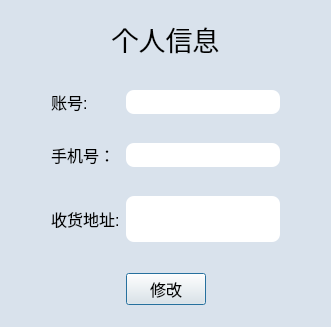
<?xml version="1.0" encoding="UTF-8"?>
<ui version="4.0">
 <class>myProfileDialog</class>
 <widget class="QDialog" name="myProfileDialog">
  <property name="geometry">
   <rect>
    <x>0</x>
    <y>0</y>
    <width>331</width>
    <height>327</height>
   </rect>
  </property>
  <property name="minimumSize">
   <size>
    <width>331</width>
    <height>327</height>
   </size>
  </property>
  <property name="maximumSize">
   <size>
    <width>331</width>
    <height>327</height>
   </size>
  </property>
  <property name="font">
   <font>
    <pointsize>15</pointsize>
   </font>
  </property>
  <property name="windowTitle">
   <string>Dialog</string>
  </property>
  <property name="styleSheet">
   <string notr="true">QLineEdit{
border-radius:8px;
}
QDialog{
	background-color: rgb(217, 226, 236);
}</string>
  </property>
  <layout class="QVBoxLayout" name="verticalLayout_2">
   <item>
    <spacer name="verticalSpacer">
     <property name="orientation">
      <enum>Qt::Vertical</enum>
     </property>
     <property name="sizeHint" stdset="0">
      <size>
       <width>20</width>
       <height>30</height>
      </size>
     </property>
    </spacer>
   </item>
   <item>
    <layout class="QHBoxLayout" name="horizontalLayout">
     <property name="topMargin">
      <number>5</number>
     </property>
     <property name="bottomMargin">
      <number>25</number>
     </property>
     <item>
      <spacer name="horizontalSpacer">
       <property name="orientation">
        <enum>Qt::Horizontal</enum>
       </property>
       <property name="sizeHint" stdset="0">
        <size>
         <width>40</width>
         <height>20</height>
        </size>
       </property>
      </spacer>
     </item>
     <item>
      <layout class="QVBoxLayout" name="verticalLayout">
       <item>
        <widget class="QLabel" name="label">
         <property name="font">
          <font>
           <pointsize>20</pointsize>
          </font>
         </property>
         <property name="text">
          <string>个人信息</string>
         </property>
         <property name="alignment">
          <set>Qt::AlignCenter</set>
         </property>
         <property name="margin">
          <number>-1</number>
         </property>
         <property name="indent">
          <number>-1</number>
         </property>
        </widget>
       </item>
       <item>
        <layout class="QGridLayout" name="gridLayout">
         <property name="leftMargin">
          <number>20</number>
         </property>
         <property name="topMargin">
          <number>25</number>
         </property>
         <property name="rightMargin">
          <number>20</number>
         </property>
         <property name="verticalSpacing">
          <number>29</number>
         </property>
         <item row="1" column="1">
          <widget class="QLineEdit" name="phoneEdit">
           <property name="enabled">
            <bool>false</bool>
           </property>
           <property name="sizePolicy">
            <sizepolicy hsizetype="Expanding" vsizetype="Expanding">
             <horstretch>0</horstretch>
             <verstretch>0</verstretch>
            </sizepolicy>
           </property>
           <property name="minimumSize">
            <size>
             <width>0</width>
             <height>20</height>
            </size>
           </property>
           <property name="maxLength">
            <number>11</number>
           </property>
          </widget>
         </item>
         <item row="1" column="0">
          <widget class="QLabel" name="label_3">
           <property name="font">
            <font>
             <pointsize>12</pointsize>
            </font>
           </property>
           <property name="text">
            <string>手机号：</string>
           </property>
          </widget>
         </item>
         <item row="0" column="0">
          <widget class="QLabel" name="label_2">
           <property name="font">
            <font>
             <pointsize>12</pointsize>
            </font>
           </property>
           <property name="text">
            <string>账号:</string>
           </property>
          </widget>
         </item>
         <item row="2" column="1">
          <widget class="QLineEdit" name="addressEdit">
           <property name="enabled">
            <bool>false</bool>
           </property>
           <property name="sizePolicy">
            <sizepolicy hsizetype="Expanding" vsizetype="Expanding">
             <horstretch>0</horstretch>
             <verstretch>0</verstretch>
            </sizepolicy>
           </property>
           <property name="minimumSize">
            <size>
             <width>0</width>
             <height>46</height>
            </size>
           </property>
           <property name="maxLength">
            <number>20</number>
           </property>
          </widget>
         </item>
         <item row="2" column="0">
          <widget class="QLabel" name="label_4">
           <property name="font">
            <font>
             <pointsize>12</pointsize>
            </font>
           </property>
           <property name="text">
            <string>收货地址:</string>
           </property>
          </widget>
         </item>
         <item row="0" column="1">
          <widget class="QLineEdit" name="usernameEdit">
           <property name="enabled">
            <bool>false</bool>
           </property>
           <property name="minimumSize">
            <size>
             <width>150</width>
             <height>20</height>
            </size>
           </property>
          </widget>
         </item>
        </layout>
       </item>
      </layout>
     </item>
     <item>
      <spacer name="horizontalSpacer_2">
       <property name="orientation">
        <enum>Qt::Horizontal</enum>
       </property>
       <property name="sizeHint" stdset="0">
        <size>
         <width>40</width>
         <height>20</height>
        </size>
       </property>
      </spacer>
     </item>
    </layout>
   </item>
   <item>
    <layout class="QHBoxLayout" name="horizontalLayout_2">
     <item>
      <spacer name="horizontalSpacer_3">
       <property name="orientation">
        <enum>Qt::Horizontal</enum>
       </property>
       <property name="sizeHint" stdset="0">
        <size>
         <width>40</width>
         <height>20</height>
        </size>
       </property>
      </spacer>
     </item>
     <item>
      <widget class="QPushButton" name="changeButton">
       <property name="font">
        <font>
         <pointsize>12</pointsize>
        </font>
       </property>
       <property name="text">
        <string>修改</string>
       </property>
      </widget>
     </item>
     <item>
      <spacer name="horizontalSpacer_4">
       <property name="orientation">
        <enum>Qt::Horizontal</enum>
       </property>
       <property name="sizeHint" stdset="0">
        <size>
         <width>40</width>
         <height>20</height>
        </size>
       </property>
      </spacer>
     </item>
    </layout>
   </item>
   <item>
    <spacer name="verticalSpacer_2">
     <property name="orientation">
      <enum>Qt::Vertical</enum>
     </property>
     <property name="sizeHint" stdset="0">
      <size>
       <width>20</width>
       <height>38</height>
      </size>
     </property>
    </spacer>
   </item>
  </layout>
 </widget>
 <resources/>
 <connections/>
</ui>
